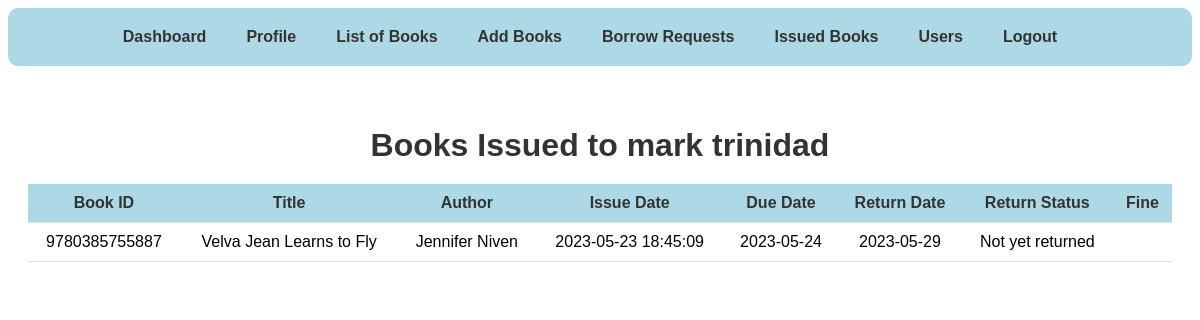
Page /admin/vubb.php?id=3 (signed in) on the committed database.
### tables this page shows
CREATE TABLE `user` (
  `id` int(11) NOT NULL,
  `firstname` varchar(50) DEFAULT NULL,
  `lastname` varchar(50) DEFAULT NULL,
  `MI` varchar(2) DEFAULT NULL,
  `address` varchar(100) DEFAULT NULL,
  `phone` varchar(15) DEFAULT NULL,
  `email` varchar(100) DEFAULT NULL,
  `username` varchar(50) DEFAULT NULL,
  `password` varchar(50) DEFAULT NULL,
  `date_created` timestamp NOT NULL DEFAULT current_timestamp(),
  `date_updated` timestamp NOT NULL DEFAULT current_timestamp() ON UPDATE current_timestamp()
);

CREATE TABLE `issued_books` (
  `issued_id` int(191) NOT NULL,
  `user` varchar(50) DEFAULT NULL,
  `book_isbn` varchar(20) DEFAULT NULL,
  `requestTime` timestamp NOT NULL DEFAULT current_timestamp() ON UPDATE current_timestamp(),
  `dateApproved` date NOT NULL DEFAULT current_timestamp(),
  `returnDate` date DEFAULT NULL,
  `returnStatus` varchar(20) DEFAULT NULL,
  `fine` decimal(8,2) DEFAULT NULL
);

CREATE TABLE `books` (
  `isbn` varchar(20) NOT NULL,
  `title` varchar(100) NOT NULL,
  `author` varchar(100) NOT NULL,
  `category` varchar(50) DEFAULT NULL,
  `datepublished` date DEFAULT NULL,
  `copies` int(11) DEFAULT NULL,
  `status` varchar(20) DEFAULT NULL,
  `image` varchar(100) DEFAULT NULL
);

### admin/vubb.php (the view, shortened to what this page needs)
<?php
include "../conn.php";
include "dash_header.php";
if (isset($_GET['id'])) {
    $userId = $_GET['id'];
    $userQuery = "SELECT * FROM user WHERE id = '$userId'";
    $userResult = mysqli_query($conn, $userQuery);
    if (!$userResult) {
        $errorMessage = "Failed to retrieve user information: " . mysqli_error($conn);
    } else {
        $user = mysqli_fetch_assoc($userResult);
    }
    $issuedBooksQuery = "SELECT i.*, b.title, b.author
                         FROM issued_books i
                         JOIN books b ON i.book_isbn = b.isbn
                         WHERE i.user = '{$user['username']}'";
    $issuedBooksResult = mysqli_query($conn, $issuedBooksQuery);
}
?>
<!DOCTYPE html>
<html>
<head>
</head>
<body>
    <div class="container">
        <h1>Books Issued to <?php echo $user['firstname'] . ' ' . $user['lastname']; ?></h1>
        <table>
            <thead>
                <tr>
                    <th>Book ID</th>
                    <th>Title</th>
                    <th>Author</th>
                    <th>Issue Date</th>
                    <th>Due Date</th>
                    <th>Return Date</th>
                    <th>Return Status</th>
                    <th>Fine</th>
                </tr>
            </thead>
            <tbody>
                <?php while ($book = mysqli_fetch_assoc($issuedBooksResult)) { ?>
                    <tr>
                        <td><?php echo $book['book_isbn']; ?></td>
                        <td><?php echo $book['title']; ?></td>
                        <td><?php echo $book['author']; ?></td>
                        <td><?php echo $book['requestTime']; ?></td>
                        <td><?php echo $book['dateApproved']; ?></td>
                        <td><?php echo $book['returnDate']; ?></td>
                        <td><?php echo $book['returnStatus']; ?></td>
                        <td><?php echo $book['fine']; ?></td>
                    </tr>
                <?php } ?>
            </tbody>
        </table>
    </div>
</body>
</html>

### admin/vubb.php (style rules this page uses)
* { font-family: Arial, sans-serif; }
.container { max-width: 1300px; margin: 0 auto; padding: 20px; text-align: center; font-family: Arial, sans-serif; }
h1 { color: #333; margin-bottom: 20px; }
table { width: 100%; border-collapse: collapse; }
th, td { padding: 10px; border-bottom: 1px solid #ddd; }
th { background-color: lightblue; color: #333; }

### rows in the picture
user: firstname "mark", lastname "trinidad"
issued_books: book_isbn "9780385755887", books.title "Velva Jean Learns to Fly", books.author "Jennifer Niven", requestTime "2023-05-23 18:45:09", dateApproved "2023-05-24", returnDate "2023-05-29", returnStatus "Not yet returned"
